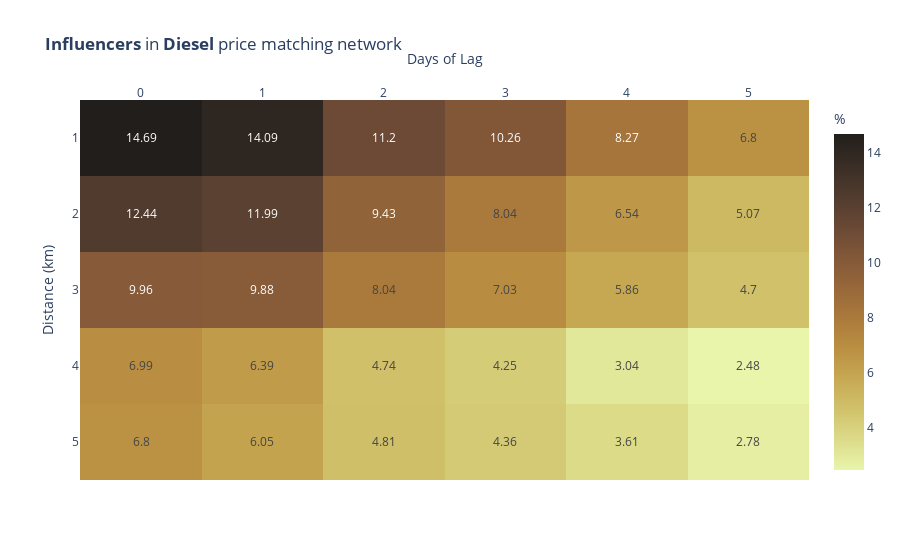
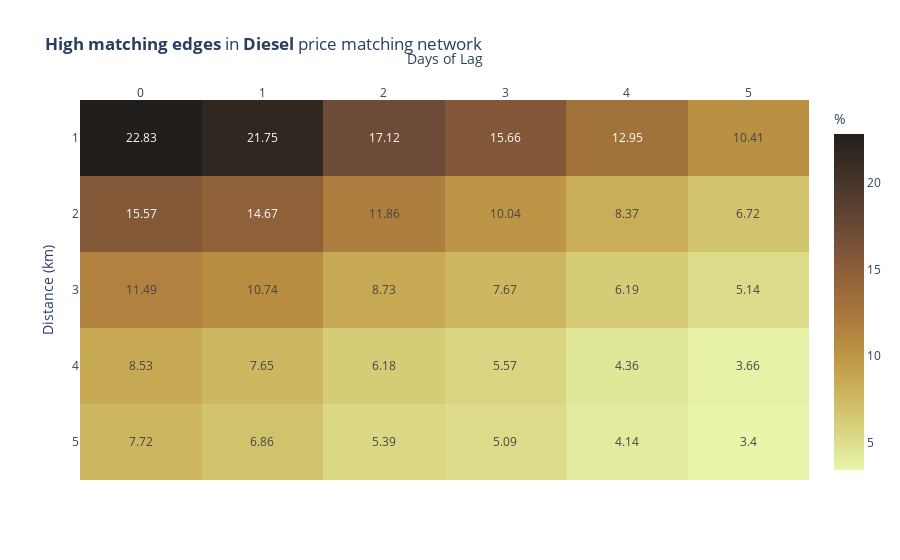

The cell these charts' notebook holds for them, in order:
### Code cell
print_hign_matching_and_influencers(price_matching_network_diesel,influencers_diesel,high_matching_diesel,"Diesel")

### Figure 1 — Plotly figure (JSON) as saved in the notebook; plotly's stock layout.template omitted (floating-point values rounded to 4 significant figures)
{"data": [{"coloraxis": "coloraxis", "hovertemplate": "Days of Lag: %{x}<br>Distance (km): %{y}<br>%: %{z}<extra></extra>", "name": "0", "texttemplate": "%{z}", "type": "heatmap", "xaxis": "x", "y": ["1", "2", "3", "4", "5"], "yaxis": "y", "z": [[14.69, 14.09, 11.2, 10.26, 8.27, 6.8], [12.44, 11.99, 9.43, 8.04, 6.54, 5.07], [9.96, 9.88, 8.04, 7.03, 5.86, 4.7], [6.99, 6.39, 4.74, 4.25, 3.04, 2.48], [6.8, 6.05, 4.81, 4.36, 3.61, 2.78]]}], "layout": {"coloraxis": {"colorbar": {"title": {"text": "%"}}, "colorscale": [[0, "rgb(232, 245, 171)"], [0.09091, "rgb(220, 219, 137)"], [0.1818, "rgb(209, 193, 107)"], [0.2727, "rgb(199, 168, 83)"], [0.3636, "rgb(186, 143, 66)"], [0.4545, "rgb(170, 121, 60)"], [0.5455, "rgb(151, 103, 58)"], [0.6364, "rgb(129, 87, 56)"], [0.7273, "rgb(104, 72, 53)"], [0.8182, "rgb(80, 59, 46)"], [0.9091, "rgb(57, 45, 37)"], [1, "rgb(34, 30, 27)"]]}, "title": {"text": "<b>Influencers</b> in <b>Diesel</b> price matching network"}, "xaxis": {"anchor": "y", "domain": [0, 1], "side": "top", "title": {"text": "Days of Lag"}}, "yaxis": {"anchor": "x", "autorange": "reversed", "domain": [0, 1], "title": {"text": "Distance (km)"}}}}

### Figure 2 — Plotly figure (JSON) as saved in the notebook; plotly's stock layout.template omitted (floating-point values rounded to 4 significant figures)
{"data": [{"coloraxis": "coloraxis", "hovertemplate": "Days of Lag: %{x}<br>Distance (km): %{y}<br>%: %{z}<extra></extra>", "name": "0", "texttemplate": "%{z}", "type": "heatmap", "xaxis": "x", "y": ["1", "2", "3", "4", "5"], "yaxis": "y", "z": [[22.83, 21.75, 17.12, 15.66, 12.95, 10.41], [15.57, 14.67, 11.86, 10.04, 8.37, 6.72], [11.49, 10.74, 8.73, 7.67, 6.19, 5.14], [8.53, 7.65, 6.18, 5.57, 4.36, 3.66], [7.72, 6.86, 5.39, 5.09, 4.14, 3.4]]}], "layout": {"coloraxis": {"colorbar": {"title": {"text": "%"}}, "colorscale": [[0, "rgb(232, 245, 171)"], [0.09091, "rgb(220, 219, 137)"], [0.1818, "rgb(209, 193, 107)"], [0.2727, "rgb(199, 168, 83)"], [0.3636, "rgb(186, 143, 66)"], [0.4545, "rgb(170, 121, 60)"], [0.5455, "rgb(151, 103, 58)"], [0.6364, "rgb(129, 87, 56)"], [0.7273, "rgb(104, 72, 53)"], [0.8182, "rgb(80, 59, 46)"], [0.9091, "rgb(57, 45, 37)"], [1, "rgb(34, 30, 27)"]]}, "title": {"text": "<b>High matching edges</b> in <b>Diesel</b> price matching network"}, "xaxis": {"anchor": "y", "domain": [0, 1], "side": "top", "title": {"text": "Days of Lag"}}, "yaxis": {"anchor": "x", "autorange": "reversed", "domain": [0, 1], "title": {"text": "Distance (km)"}}}}
